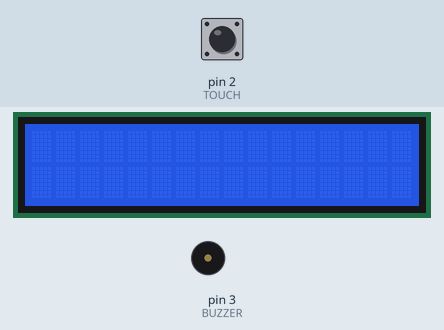
The sketch below on a simulated Arduino Uno, built with avr-gcc and run on an emulated ATmega328P. On the bench: 16×2 character LCD, buzzer (waves = sounding). The inputs (shaded band) are chosen by the test bench; at power-on: pin 2 (TOUCH) LOW.

Above: at 1.2 s.
1.3 s: pin 2 (TOUCH) pulled HIGH for 1 s
At 3.18 s:
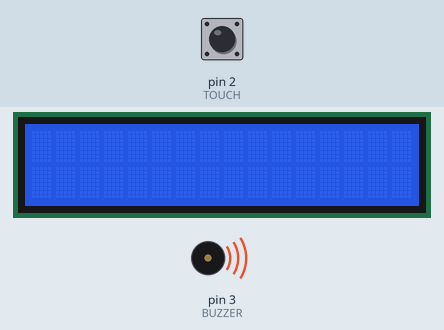
Timing chart, 0 to 4.7 s (numbered marks = the images above; inputs shaded):
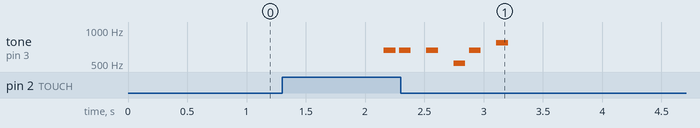

The sketch:

pomodoro.ino
```cpp
#include <stdbool.h>
#include <Wire.h>
#include <LiquidCrystal_I2C.h>

#define COLUNS 16
#define LINES 2
#define ADDRESS  0x27

#define TOUCH 2
#define BUZZER 3

LiquidCrystal_I2C lcd(ADDRESS, COLUNS, LINES);

int lastState = LOW;

bool start = false;
bool work = false;
bool breakTime = false;
bool longBreakTime = false;

//in seconds
int timeToBreak = 300; //5 minutes
int timeToWork = 1500; //25 minutes
int timeToLongBreak = 600; //10 minutes

int cycle = 1;
int count = 0;

void bip(){

  int melody[] = { 660, 660, 0, 660, 0, 510, 660, 0, 770 };

  int duration[] = { 100, 100, 100, 100, 100, 100, 100, 100, 100 };

  for (int i = 0; i < 9; i++) {

    if (melody[i] == 0) {

      delay(duration[i]);

    } else {

      tone(BUZZER, melody[i], duration[i]);

      delay(duration[i] * 1.30);

      noTone(BUZZER);
    }
  }

}

void setup(){

  lcd.init();
  lcd.backlight();
  lcd.clear();

  pinMode(TOUCH, INPUT);
  pinMode(BUZZER, OUTPUT);
}

void printLongBreak(LiquidCrystal_I2C lcd, int cycle, int count){

  char buffer[COLUNS];

  char bufferAux[COLUNS];

  lcd.clear();

  lcd.setCursor(0,0);

  sprintf(bufferAux, "Long Break   >.<", cycle);

  lcd.print(bufferAux);

  lcd.setCursor(0,1);

  sprintf(buffer, "%d seconds", count);

  lcd.print(buffer);
}

void printBreak(LiquidCrystal_I2C lcd, int cycle, int count){

  char buffer[COLUNS];

  char bufferAux[COLUNS];

  lcd.clear();

  lcd.setCursor(0,0);

  sprintf(bufferAux, "Break         %dC", cycle);

  lcd.print(bufferAux);

  lcd.setCursor(0,1);

  sprintf(buffer, "%d seconds", count);

  lcd.print(buffer);
}

void printWork(LiquidCrystal_I2C lcd, int cycle, int count){

  char buffer[COLUNS];

  char bufferAux[COLUNS];

  lcd.clear();

  lcd.setCursor(0,0);

  sprintf(bufferAux, "Work          %dC", cycle);

  lcd.print(bufferAux);

  lcd.setCursor(0,1);

  sprintf(buffer, "%d seconds", count);

  lcd.print(buffer);

}

bool isPressed(int lastState){

  int currentState = digitalRead(TOUCH);

  if(lastState == LOW && currentState == HIGH){

    return true;
  }

  return false;
}

void printPauseTimer(LiquidCrystal_I2C lcd){

  lcd.clear();

  lcd.setCursor(0,0);
  lcd.print("Pomodoro Timer");

  lcd.setCursor(0,1);
  lcd.print("Pause");
}

void printStartTimer(LiquidCrystal_I2C lcd){

  lcd.clear();

  lcd.setCursor(0,0);
  lcd.print("Pomodoro Timer");

  lcd.setCursor(0,1);
  lcd.print("Start!");
}

void printWaitStartTimer(LiquidCrystal_I2C lcd){

  lcd.clear();

  lcd.setCursor(0,0);
  lcd.print("Pomodoro Timer");

  lcd.setCursor(0,1);
  lcd.print("Wait start >");
}

void menu(bool *start, bool *work, int count, int lastState){

  if(isPressed(lastState) && !*start && count == 0){

   *start = true;

   *work = true;

   printStartTimer(lcd);

   bip();

  }else if(isPressed(lastState) && *start){

     *start = false;

  }else if(isPressed(lastState) && !*start){

     *start = true;

  }else if(!*start && count != 0){

     printPauseTimer(lcd);

  }else{

     printWaitStartTimer(lcd);
  }
}

void loop(){

  lcd.clear();

  menu(&start, &work, count, lastState);

  if(start){

    if(work){

      printWork(lcd, cycle, count);

      if(count == timeToWork){

        count = 0;
        work = false;
        breakTime = true;

        bip();
      }
    }

    if(breakTime){

      if(cycle == 3){

        longBreakTime = true;

      }else{

        printBreak(lcd, cycle, count);

        if(count == timeToBreak){

          count = 0;
          cycle++;
          work = true;
          breakTime = false;

          bip();
        }
      }
    }

    if(longBreakTime){

      printLongBreak(lcd, cycle, count);

      if(count == timeToLongBreak){

        count = 0;
        cycle = 1;
        work = true;
        breakTime = false;
        longBreakTime = false;

        bip();
      }
    }

    count++;
  }

  lastState = digitalRead(TOUCH);

  delay(1000);
}
```

Measured:
- after the input at 1.3 s, tone on pin 3 (BUZZER): plays 660 Hz for 0.10 s, 660 Hz for 0.10 s, 660 Hz for 0.10 s, 510 Hz for 0.10 s, 660 Hz for 0.10 s, 770 Hz for 0.10 s, starting after 0.86 s
